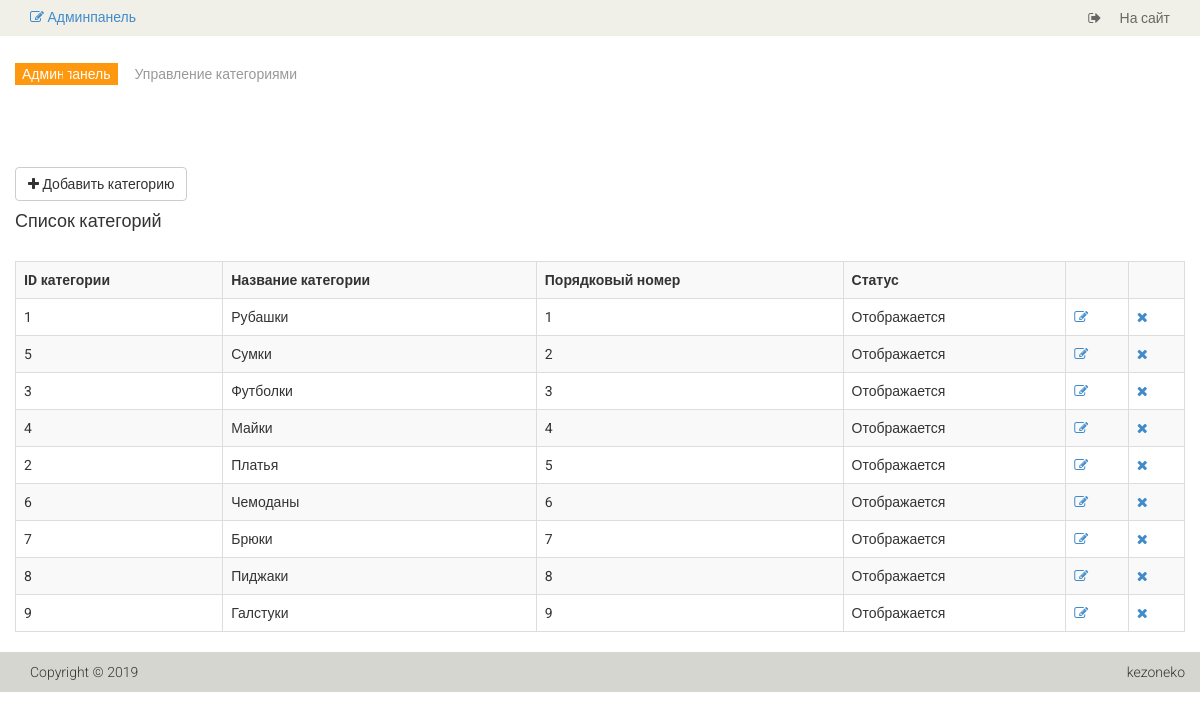
The page /admin/category (signed in) on the database its author committed.
### tables this page shows
CREATE TABLE IF NOT EXISTS `category` (
  `id` int(11) NOT NULL AUTO_INCREMENT,
  `name` varchar(255) NOT NULL,
  `sort_order` int(11) NOT NULL DEFAULT '0',
  `status` int(1) NOT NULL DEFAULT '1',
  PRIMARY KEY (`id`)
);

### config/routes.php (called while the page is built)
<?php
return array(
    'product/([0-9]+)' => 'product/view/$1',
    'catalog' => 'catalog/index',
    'category/([0-9]+)/page-([0-9]+)' => 'catalog/category/$1/$2',
    'category/([0-9]+)' => 'catalog/category/$1',
    'cart/checkout' => 'cart/checkout',
    'cart/delete/([0-9]+)' => 'cart/delete/$1',
    'cart/add/([0-9]+)' => 'cart/add/$1',
    'cart/addAjax/([0-9]+)' => 'cart/addAjax/$1',
    'cart' => 'cart/index',
    'user/register' => 'user/register',
    'user/login' => 'user/login',
    'user/logout' => 'user/logout',
    'cabinet/edit' => 'cabinet/edit',
    'cabinet' => 'cabinet/index',
    'admin/product/create' => 'adminProduct/create',
    'admin/product/update/([0-9]+)' => 'adminProduct/update/$1',
    'admin/product/delete/([0-9]+)' => 'adminProduct/delete/$1',
    'admin/product' => 'adminProduct/index',
    'admin/category/create' => 'adminCategory/create',
    'admin/category/update/([0-9]+)' => 'adminCategory/update/$1',
    'admin/category/delete/([0-9]+)' => 'adminCategory/delete/$1',
    'admin/category' => 'adminCategory/index',
    'admin/order/update/([0-9]+)' => 'adminOrder/update/$1',
    'admin/order/delete/([0-9]+)' => 'adminOrder/delete/$1',
    'admin/order/view/([0-9]+)' => 'adminOrder/view/$1',
    'admin/order' => 'adminOrder/index',
    'admin' => 'admin/index',
    'contacts' => 'site/contact',
    '' => 'site/index',
);
?>

### controllers/AdminCategoryController.php (called while the page is built, shortened)
<?php
class AdminCategoryController extends AdminBase
{
    public function actionIndex()
    {
        $categoriesList = Category::getCategoriesListAdmin();
        require_once ROOT .'/views/admin_category/index.php';
        return true;
    }
}
?>

### index.php (called while the page is built, shortened)
<?php
$router = new Router();
$router->run();
?>

### models/Category.php (called while the page is built, shortened)
<?php
class Category
{
    public static function getCategoriesListAdmin()
    {
        $db = Db::getConnection();
        $categoryList = [];
        $result = $db->query('SELECT id, name, sort_order, status FROM category ORDER BY sort_order ASC');
        $i = 0;
        while ($row = $result->fetch(PDO::FETCH_ASSOC)) {
            $categoryList[$i]['id'] = $row['id'];
            $categoryList[$i]['name'] = $row['name'];
            $categoryList[$i]['sort_order'] = $row['sort_order'];
            $categoryList[$i]['status'] = $row['status'];
            $i++;
        }
        return $categoryList;
    }
    public static function getStatusText($status)
    {
        if ($status) {
            return 'Отображается';
        } else {
            return 'Скрыт';
        }
    }
}
?>

### views/admin_category/index.php (the view)
<?php include ROOT .'/views/layouts/header_admin.php' ?>
<section>
    <div class="container">
        <div class="row">
            <br>
            <div class="breadcrumbs">
                <ul class="breadcrumb">
                    <li><a href="/admin">Админпанель</a></li>
                    <li class="active">Управление категориями</li>
                </ul>
            </div>
            <a href="/admin/category/create" class="btn btn-default back"><i class="fa fa-plus"></i> Добавить категорию</a>
            <h4>Список категорий</h4>
            <br>
            <table class="table table-bordered table-striped">
                <tr>
                    <th>ID категории</th>
                    <th>Название категории</th>
                    <th>Порядковый номер</th>
                    <th>Статус</th>
                    <th></th>
                    <th></th>
                </tr>
<?php foreach ($categoriesList as $category): ?>
                <tr>
                    <td><?= $category['id'] ?></td>
                    <td><?= $category['name'] ?></td>
                    <td><?= $category['sort_order'] ?></td>
                    <td><?= Category::getStatusText($category['status']) ?></td>
                    <td><a href="/admin/category/update/<?= $category['id'] ?>" title="Редактировать"><i class="fa fa-edit"></i></a></td>
                    <td><a href="/admin/category/delete/<?= $category['id'] ?>" title="Удалить"><i class="fa fa-times"></i></a></td>
                </tr>
<?php endforeach ?>
            </table>
        </div>
    </div>
</section>
<?php include ROOT .'/views/layouts/footer_admin.php' ?>

### components/Router.php (shortened to what this page needs)
<?php
class Router
{
    private $routes;
    public function __construct()
    {
        $routesPath = ROOT.'/config/routes.php';
        $this->routes = include($routesPath);
    }
    private function getURI()
    {
        if (!empty($_SERVER['REQUEST_URI'])) {
            return trim($_SERVER['REQUEST_URI'], '/');
        }
    }
    public function run()
    {
        $uri = $this->getURI();
        foreach ($this->routes as $uriPattern => $path) {
            if (preg_match("~$uriPattern~", $uri)) {
                $internalRoute = preg_replace("~$uriPattern~", $path, $uri);
                $segments = explode('/', $internalRoute);
                $controllerName = array_shift($segments) .'Controller';
                $actionName = 'action'.ucfirst(array_shift($segments));
                $parameters = $segments;
                $controllerObject = new $controllerName;
                $result = call_user_func_array(array($controllerObject, $actionName), $parameters);
                if ($result != null) {
                    break;
                }
            }
        }
    }
}
?>

### template/css/main.css (style rules this page uses)
body { font-family: 'Roboto', sans-serif; background:; position: relative; font-weight:400px; }
ul li { list-style: none; }
a { -webkit-transition: 300ms; -moz-transition: 300ms; -o-transition: 300ms; transition: 300ms; }
h1, h2, h3, h4, h5, h6 { font-family: 'Roboto', sans-serif; }
.breadcrumbs { position: relative; }
.breadcrumbs .breadcrumb { background:transparent; margin-bottom: 75px; padding-left: 0; }
.breadcrumbs .breadcrumb li a { background:#FE980F; color: #FFFFFF; padding: 3px 7px; }
.breadcrumbs .breadcrumb li a:after { content:""; height:auto; width: auto; border-width: 8px; border-style: solid; border-color:transparent transparent transparent #FE980F; position: absolute; top: 11px; left:48px; }
.breadcrumbs .breadcrumb > li + li:before { content: " "; }

### rows shown on the page
category: id "1", name "Рубашки", sort_order "1", status "Отображается"
category: id "5", name "Сумки", sort_order "2", status "Отображается"
category: id "3", name "Футболки", sort_order "3", status "Отображается"
category: id "4", name "Майки", sort_order "4", status "Отображается"
category: id "2", name "Платья", sort_order "5", status "Отображается"
category: id "6", name "Чемоданы", sort_order "6", status "Отображается"
category: id "7", name "Брюки", sort_order "7", status "Отображается"
category: id "8", name "Пиджаки", sort_order "8", status "Отображается"
category: id "9", name "Галстуки", sort_order "9", status "Отображается"
